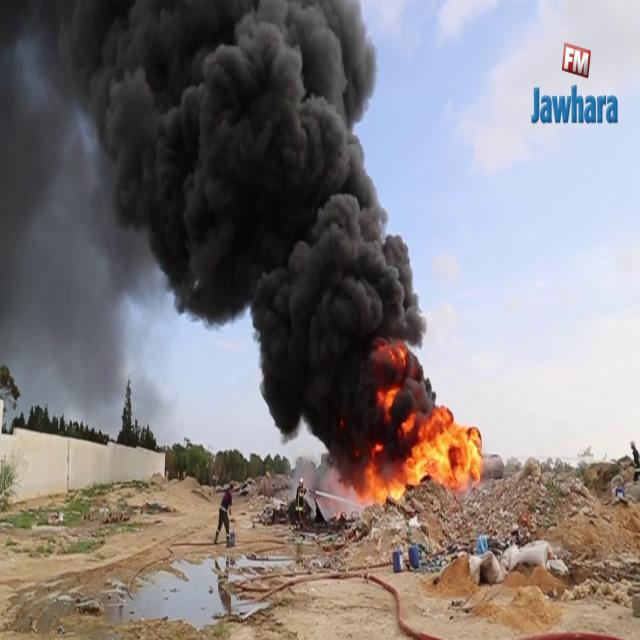
#> input picture imagenes/fuego_con_humo_gris/humogris1.jpg, 640 x 640 px; its folder holds only this picture in this run
$ python primer_parcial.py
#> lines starting #> are read from the running program, lines starting #| are printed output that depends on the picture
### src/funciones_Parcial1.py
import numpy as np
import math
import random
import cv2

# --- 1. Transformación a Escala de Grises --- #
def escalaGris(image):
    if len(image.shape) < 3: return image
    return cv2.cvtColor(image, cv2.COLOR_BGR2GRAY)

# [14 lines left out: function manual_rgb_a_gris, not called in this run]

# --- Auxiliar: Interpolación Bilineal Vectorizada ---
def interpolacion_bilineal_vectorizada(img, x_map, y_map):
    """
    Calcula la intensidad de los píxeles basándose en sus 4 vecinos.
    x_map, y_map: Matrices con las coordenadas flotantes de origen.
    """
    h, w = img.shape

    # Coordenadas enteras de los 4 vecinos
    x0 = np.floor(x_map).astype(int)
    y0 = np.floor(y_map).astype(int)
    x1 = x0 + 1
    y1 = y0 + 1

    # Aseguramos que los índices estén dentro de la imagen
    x0 = np.clip(x0, 0, w - 1)
    x1 = np.clip(x1, 0, w - 1)
    y0 = np.clip(y0, 0, h - 1)
    y1 = np.clip(y1, 0, h - 1)

    # Obtenemos los valores de los píxeles vecinos
    Ia = img[y0, x0] # Top-left
    Ib = img[y1, x0] # Bottom-left
    Ic = img[y0, x1] # Top-right
    Id = img[y1, x1] # Bottom-right

    print("Ia: ",Ia,"Ib: ",Ib)

    # Calculamos pesos (distancias)
    # wa es el peso para Ia, que depende de la distancia al opuesto (Id)
    wa = (x1 - x_map) * (y1 - y_map)
    wb = (x1 - x_map) * (y_map - y0)
    wc = (x_map - x0) * (y1 - y_map)
    wd = (x_map - x0) * (y_map - y0)

    # Interpolación final
    intensity = (wa * Ia + wb * Ib + wc * Ic + wd * Id)

    return intensity.astype(np.uint8)

# --- 2a. Volteado (Flipping) ---
def volteado(img, modo='h'):
    if modo == 'h':
        return img[:, ::-1] # Invierte columnas
    elif modo == 'v':
        return img[::-1, :] # Invierte filas
    return img

# --- 2b. Rotación con Interpolación ---
def rotacion(img, angulo_grados):
    h, w = img.shape
    theta = np.radians(angulo_grados)
    cx, cy = w // 2, h // 2

    # Creamos una malla de coordenadas de la imagen DESTINO
    y_idxs, x_idxs = np.indices((h, w))

    # Centramos coordenadas
    x_shifted = x_idxs - cx
    y_shifted = y_idxs - cy

    # Mapeo Inverso: Para hallar qué pixel de origen va en (x,y) destino,
    # rotamos por -theta.
    cos_t = np.cos(-theta)
    sin_t = np.sin(-theta)

    # Fórmula de rotación
    x_src = (x_shifted * cos_t) - (y_shifted * sin_t) + cx
    y_src = (x_shifted * sin_t) + (y_shifted * cos_t) + cy

    return interpolacion_bilineal_vectorizada(img, x_src, y_src)

# --- 2c. Traslación ---
def traslacion(img, tx, ty):
    h, w = img.shape
    M = np.float32([[1, 0, tx], [0, 1, ty]])
    new_img = np.zeros((h, w), dtype=np.uint8)

    # Cálculo manual de límites para slicing (mucho más rápido que loop)
    dst_y_start = max(0, ty)
    dst_y_end   = min(h, h + ty)
    dst_x_start = max(0, tx)
    dst_x_end   = min(w, w + tx)

    src_y_start = max(0, -ty)
    src_y_end   = min(h, h - ty)
    src_x_start = max(0, -tx)
    src_x_end   = min(w, w - tx)

    # Verificamos si hay superposición válida
    if (dst_y_end > dst_y_start) and (dst_x_end > dst_x_start):
        new_img[dst_y_start:dst_y_end, dst_x_start:dst_x_end] = \
            img[src_y_start:src_y_end, src_x_start:src_x_end]

    return new_img

# --- 2d. Escalamiento con Interpolación ---
def escalamiento(img, scale):
    h, w = img.shape
    new_h, new_w = int(h * scale), int(w * scale)

    # Malla de coordenadas destino
    y_idxs, x_idxs = np.indices((new_h, new_w))

    # Mapeo Inverso: src = dst / scale
    x_src = x_idxs / scale
    y_src = y_idxs / scale

    # Nota: Clampeamos coordenadas para interpolar con la imagen original
    return interpolacion_bilineal_vectorizada(img, x_src, y_src)

# --- 2e. Borrado Aleatorio (Random Erase) ---
def random_erase(img, p=0.5, sl=0.02, sh=0.4, r1=0.3):
    """
    Implementación basada en Zhong et al.
    sl, sh: Proporción mínima y máxima del área a borrar.
    r1: Relación de aspecto.
    """
    if random.random() > p: return img # Probabilidad de no aplicar

    h, w = img.shape
    area = h * w

    for _ in range(100):
        target_area = random.uniform(sl, sh) * area
        aspect_ratio = random.uniform(r1, 1/r1)

        h_erase = int(round(math.sqrt(target_area * aspect_ratio)))
        w_erase = int(round(math.sqrt(target_area / aspect_ratio)))

        if w_erase < w and h_erase < h:
            x1 = random.randint(0, w - w_erase)
            y1 = random.randint(0, h - h_erase)

            new_img = img.copy()
            # Rellenar con ruido aleatorio (0-255)
            noise = np.random.randint(0, 255, (h_erase, w_erase), dtype=np.uint8)
            new_img[y1:y1+h_erase, x1:x1+w_erase] = noise
            return new_img

    return img

# --- 2f. CutMix ---
# [37 lines left out: function cutmix, not called in this run]

### src/primer_parcial.py
import cv2
import os
import glob
import random
import funciones_Parcial1 as fun

# --- Configuración ---
input_folder = 'imagenes/fuego_con_humo_gris'
output_base = 'resultados_procesamiento_humoGris'

# Subcarpetas
carpetas = {
    'gris':   '01_EscalaGris',
    'flip':   '02_Volteado_Horizontal',
    'rot':    '03_Rotacion',
    'tras':   '04_Traslacion',
    'esc':    '05_Escalamiento',
    'erase':  '06_Random_Erase',
    'cutmix': '07_CutMix'
}

# Crear carpetas
if not os.path.exists(output_base): os.makedirs(output_base)
for k, nombre in carpetas.items():
    path = os.path.join(output_base, nombre)
    if not os.path.exists(path): os.makedirs(path)

# Obtener imágenes
tipos = ('*.jpg', '*.png', '*.jpeg')
lista_imagenes = []
for ext in tipos:
    lista_imagenes.extend(glob.glob(os.path.join(input_folder, ext)))

if not lista_imagenes:
    print(f"Error: No se encontraron imágenes en '{input_folder}'")
    exit()

print(f"Procesando {len(lista_imagenes)} imágenes...")

for img_path in lista_imagenes:
    filename = os.path.basename(img_path)

    # 1. Cargar imagen original
    img_original = cv2.imread(img_path)
#> img_original is the input picture: shape (640, 640, 3); mean B, G, R 125.8, 125.2, 131.3
    if img_original is None: continue

    # 2. Escala de Grises (Fundamental para el resto)
    img_gris = fun.escalaGris(img_original)
    cv2.imwrite(os.path.join(output_base, carpetas['gris'], filename), img_gris)

    # 3. Augmentations

    # a. Volteado Horizontal
    img_flip = fun.volteado(img_gris, modo='h')
    cv2.imwrite(os.path.join(output_base, carpetas['flip'], filename), img_flip)

    # b. Rotación (ej. entre -45 y 45 grados)
    img_rot = fun.rotacion(img_gris, random.randint(-45, 45))
#> in interpolacion_bilineal_vectorizada, `y0 = np.clip(y0, 0, h - 1)`:
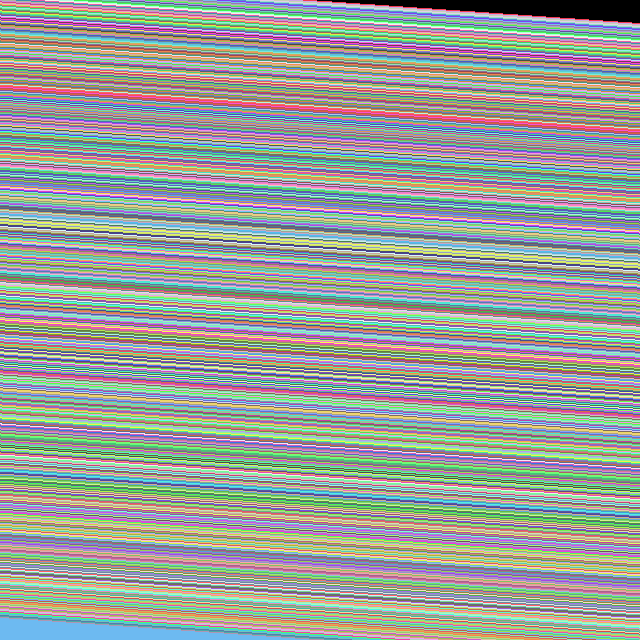
#> y0: shape (640, 640) int64; 640 distinct labels, from 0 to 639; one colour per label, 0 black
#> in interpolacion_bilineal_vectorizada, `y1 = np.clip(y1, 0, h - 1)`:
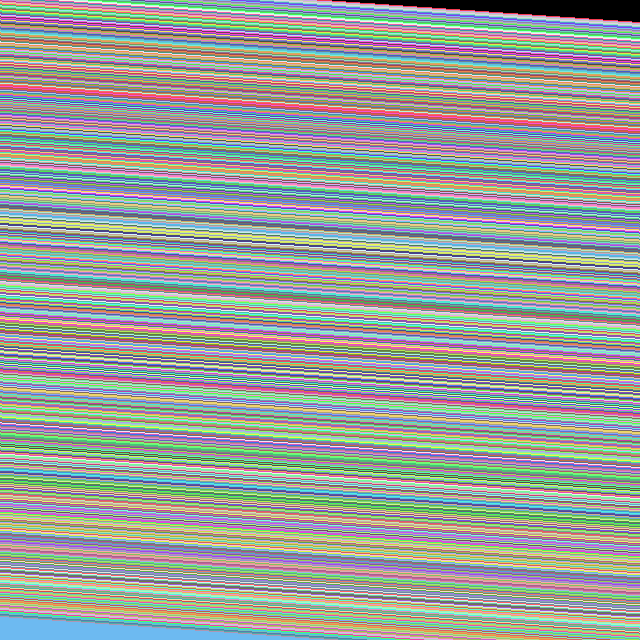
#> y1: shape (640, 640) int64; 640 distinct labels, from 0 to 639; one colour per label, 0 black
#> (printed output is left out)
    cv2.imwrite(os.path.join(output_base, carpetas['rot'], filename), img_rot)

    # c. Traslación
    tx, ty = random.randint(-44, 44), random.randint(-44, 44)
    img_tras = fun.traslacion(img_gris, tx, ty)
    cv2.imwrite(os.path.join(output_base, carpetas['tras'], filename), img_tras)

    # d. Escalamiento (Zoom in/out)
    scale = random.uniform(0.1, 1.9)
    img_esc = fun.escalamiento(img_gris, scale)
#> in interpolacion_bilineal_vectorizada (call 2), `y0 = np.floor(y_map).astype(int)`:
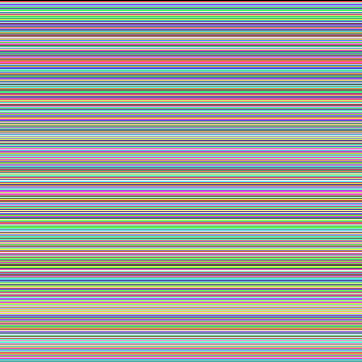
#> y0: shape (362, 362) int64; 362 distinct labels, from 0 to 637; one colour per label, 0 black
#> in interpolacion_bilineal_vectorizada (call 2), `y1 = y0 + 1`: y1: shape (362, 362) int64; 362 distinct labels, from 1 to 638
#> (printed output is left out)
#> in interpolacion_bilineal_vectorizada (call 2), `wb = (x1 - x_map) * (y_map - y0)`:
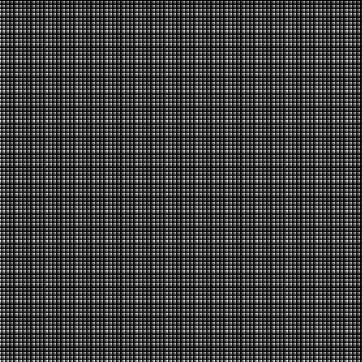
#> wb: shape (362, 362) float64; min 0, max 0.999, mean 0.25
#> in interpolacion_bilineal_vectorizada (call 2), `wc = (x_map - x0) * (y1 - y_map)`:
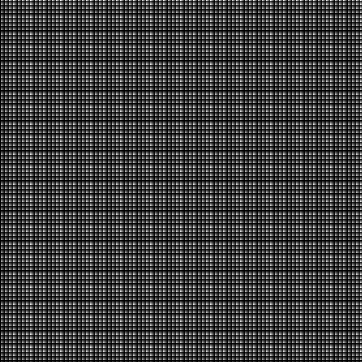
#> wc: shape (362, 362) float64; min 0, max 0.999, mean 0.25
#> in interpolacion_bilineal_vectorizada (call 2), `wd = (x_map - x0) * (y_map - y0)`:
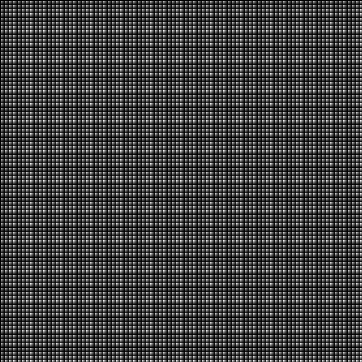
#> wd: shape (362, 362) float64; min 0, max 0.998, mean 0.259
    cv2.imwrite(os.path.join(output_base, carpetas['esc'], filename), img_esc)

    # e. Random Erase
    img_erase = fun.random_erase(img_gris, p=1.0)
#> after the loop in random_erase, `for _ in range(100):`:
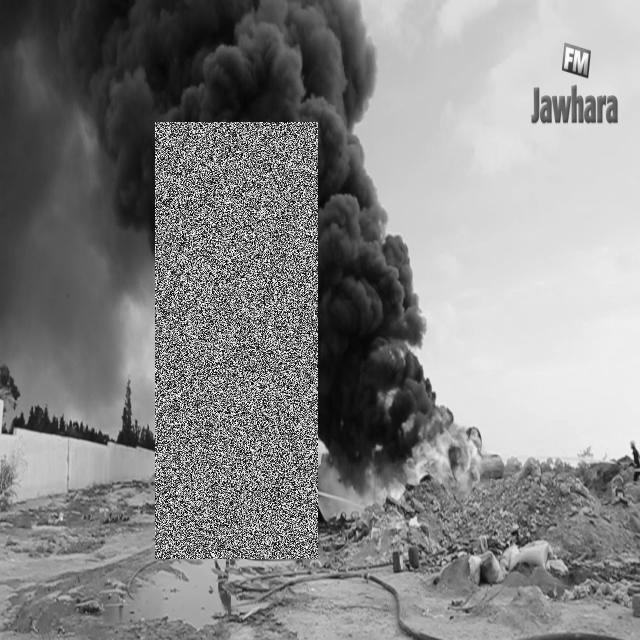
#> new_img: shape (640, 640); min 0, max 255, mean 134.2
    cv2.imwrite(os.path.join(output_base, carpetas['erase'], filename), img_erase)

    # f. CutMix
    if len(lista_imagenes) > 1:
        partner = random.choice(lista_imagenes)
        img_partner = cv2.imread(partner)
        if img_partner is not None:
            img_partner_gris = fun.manual_rgb_a_gris(img_partner)
            img_cutmix = fun.cutmix(img_gris, img_partner_gris)
            cv2.imwrite(os.path.join(output_base, carpetas['cutmix'], filename), img_cutmix)

print("¡Proceso finalizado exitosamente!")
